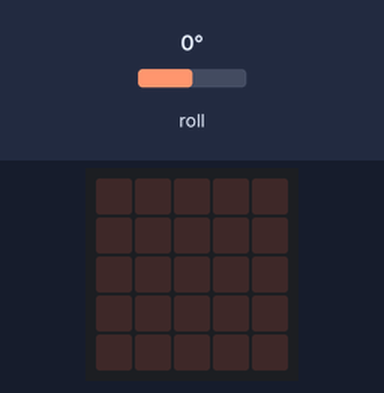
Simulated run of this program. Board: BBC micro:bit (MakeCode). On the bench: the board's 5×5 LED display. The inputs (shaded band) are chosen by the test bench; at power-on: roll 0°.

Above: at 1.2 s.
1.3 s: roll set to 172°
At 1.7 s:
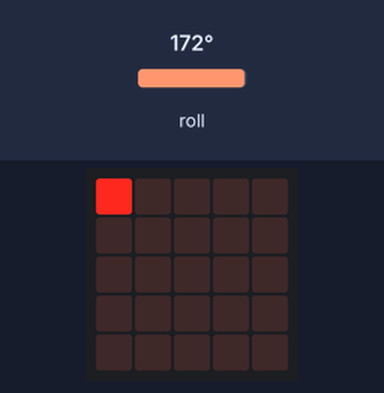
2.8 s: roll set to 0°
At 4.2 s:
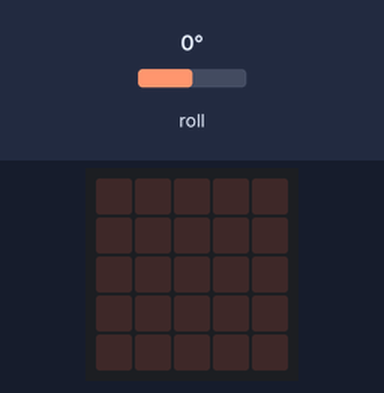
Timing chart, 0 to 5.8 s (numbered marks = the images above; inputs shaded):
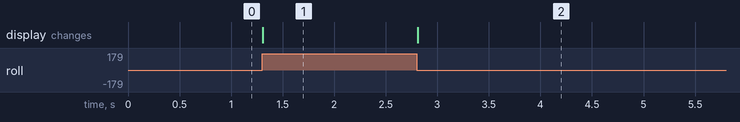

The program:

main.ts
```typescript
let _var4 = ""
basic.forever(function () {
    let mode = 0
    if (mode == 0) {
        _var4 = convertToText(input.rotation(Rotation.Roll))
    } else if (mode == 1) {
        _var4 = convertToText(input.rotation(Rotation.Pitch))
    }
    if (convertToText(_var4).length <= 2) {
        for (let index = 0; index <= 4; index++) {
            led.unplot(0, index)
        }
    } else if (_var4[0] == "1") {
        led.plot(0, 0)
    } else if ((0 as any) == ("2" as any)) {
        led.plot(2, 0)
    } else if ((0 as any) == ("3" as any)) {
        led.plot(4, 0)
    }
})
```

test.ts
```typescript
// les tests vont ici ; cela ne sera pas compilé si ce paquet est utilisé en tant qu'extension.
```

Measured:
- after the input at 1.3 s, the display: changes at once (image 1)
- after the input at 2.8 s, the display: changes at once (image 2)
